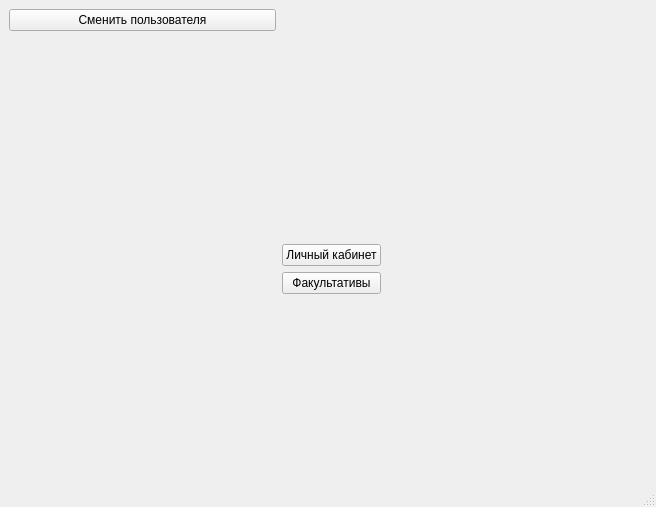
<?xml version="1.0" encoding="UTF-8"?>
<ui version="4.0">
 <class>studentwindow</class>
 <widget class="QMainWindow" name="studentwindow">
  <property name="geometry">
   <rect>
    <x>0</x>
    <y>0</y>
    <width>656</width>
    <height>507</height>
   </rect>
  </property>
  <property name="windowTitle">
   <string>MainWindow</string>
  </property>
  <widget class="QWidget" name="centralwidget">
   <layout class="QGridLayout" name="gridLayout">
    <item row="0" column="0">
     <widget class="QPushButton" name="changeUserButton">
      <property name="text">
       <string>Сменить пользователя</string>
      </property>
     </widget>
    </item>
    <item row="1" column="2">
     <spacer name="verticalSpacer">
      <property name="orientation">
       <enum>Qt::Vertical</enum>
      </property>
      <property name="sizeHint" stdset="0">
       <size>
        <width>20</width>
        <height>160</height>
       </size>
      </property>
     </spacer>
    </item>
    <item row="2" column="2">
     <layout class="QVBoxLayout" name="verticalLayout">
      <item>
       <widget class="QLabel" name="aboutStudent">
        <property name="text">
         <string/>
        </property>
       </widget>
      </item>
      <item>
       <widget class="QPushButton" name="personalAreaButton">
        <property name="text">
         <string>Личный кабинет</string>
        </property>
       </widget>
      </item>
      <item>
       <widget class="QPushButton" name="facultativButton">
        <property name="text">
         <string>Факультативы</string>
        </property>
       </widget>
      </item>
     </layout>
    </item>
    <item row="2" column="3">
     <spacer name="horizontalSpacer">
      <property name="orientation">
       <enum>Qt::Horizontal</enum>
      </property>
      <property name="sizeHint" stdset="0">
       <size>
        <width>259</width>
        <height>20</height>
       </size>
      </property>
     </spacer>
    </item>
    <item row="3" column="2">
     <spacer name="verticalSpacer_2">
      <property name="orientation">
       <enum>Qt::Vertical</enum>
      </property>
      <property name="sizeHint" stdset="0">
       <size>
        <width>20</width>
        <height>160</height>
       </size>
      </property>
     </spacer>
    </item>
    <item row="2" column="0">
     <spacer name="horizontalSpacer_2">
      <property name="orientation">
       <enum>Qt::Horizontal</enum>
      </property>
      <property name="sizeHint" stdset="0">
       <size>
        <width>259</width>
        <height>75</height>
       </size>
      </property>
     </spacer>
    </item>
   </layout>
  </widget>
  <widget class="QMenuBar" name="menubar">
   <property name="geometry">
    <rect>
     <x>0</x>
     <y>0</y>
     <width>656</width>
     <height>21</height>
    </rect>
   </property>
  </widget>
  <widget class="QStatusBar" name="statusbar"/>
 </widget>
 <resources/>
 <connections/>
</ui>
